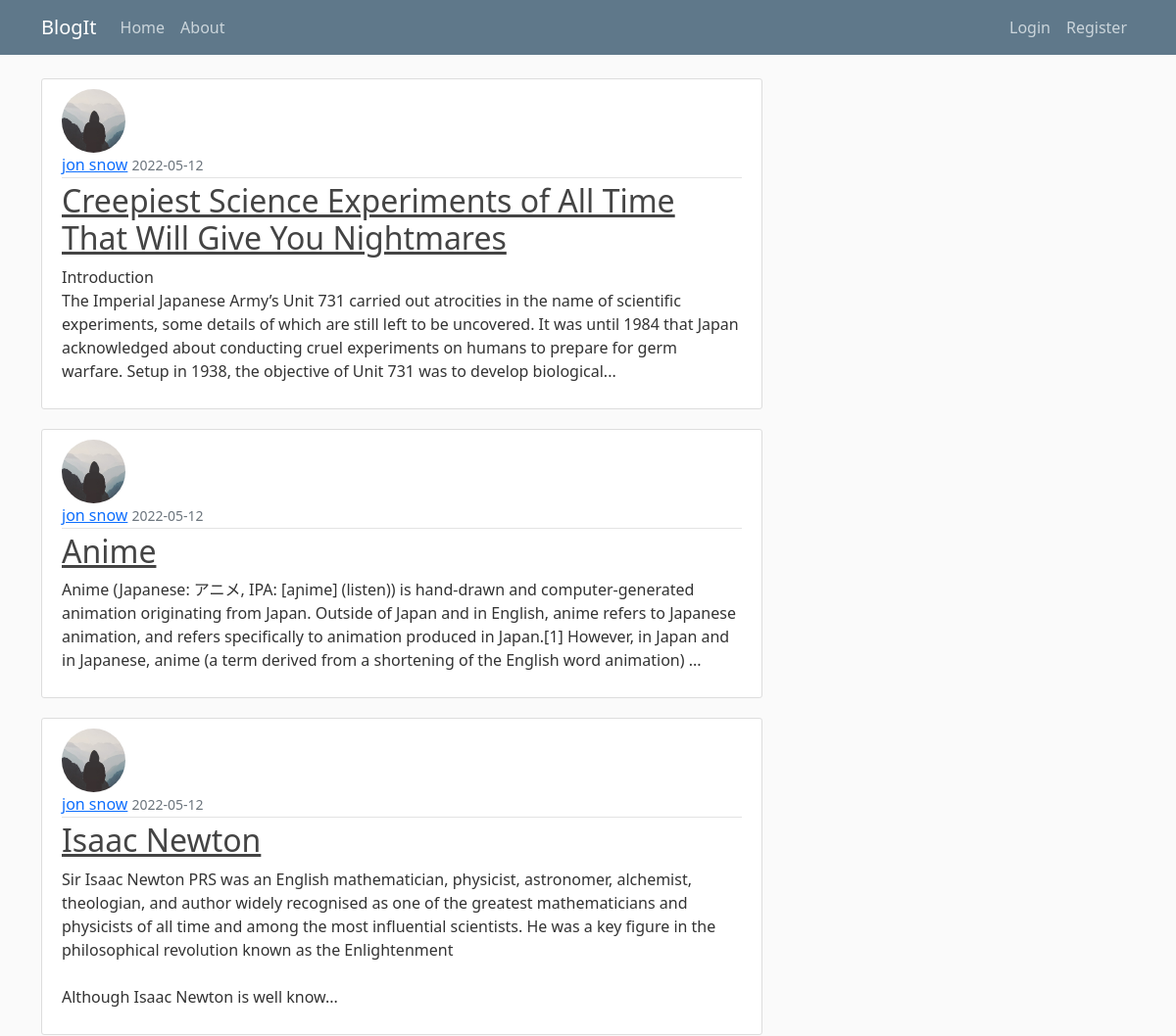
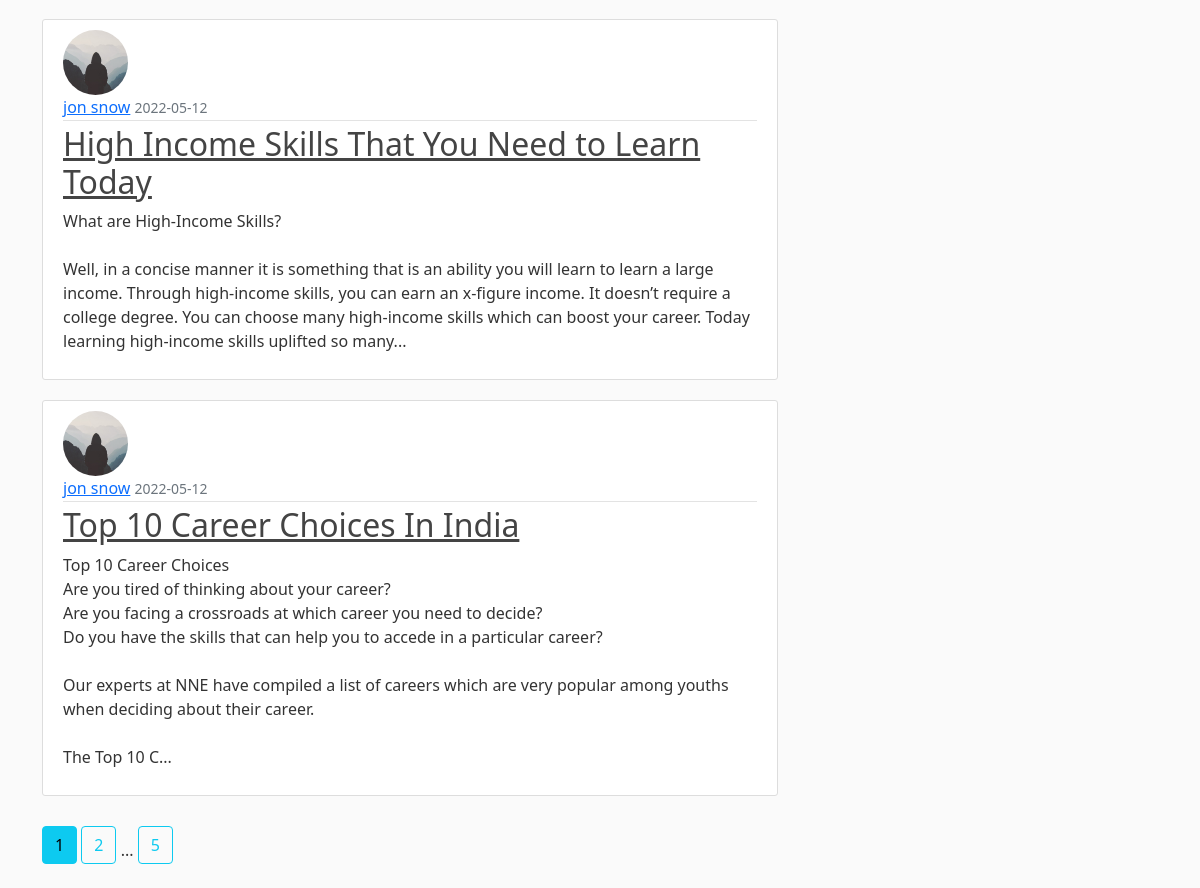
Page /home on the earlier database version (2 pictures, top to bottom).
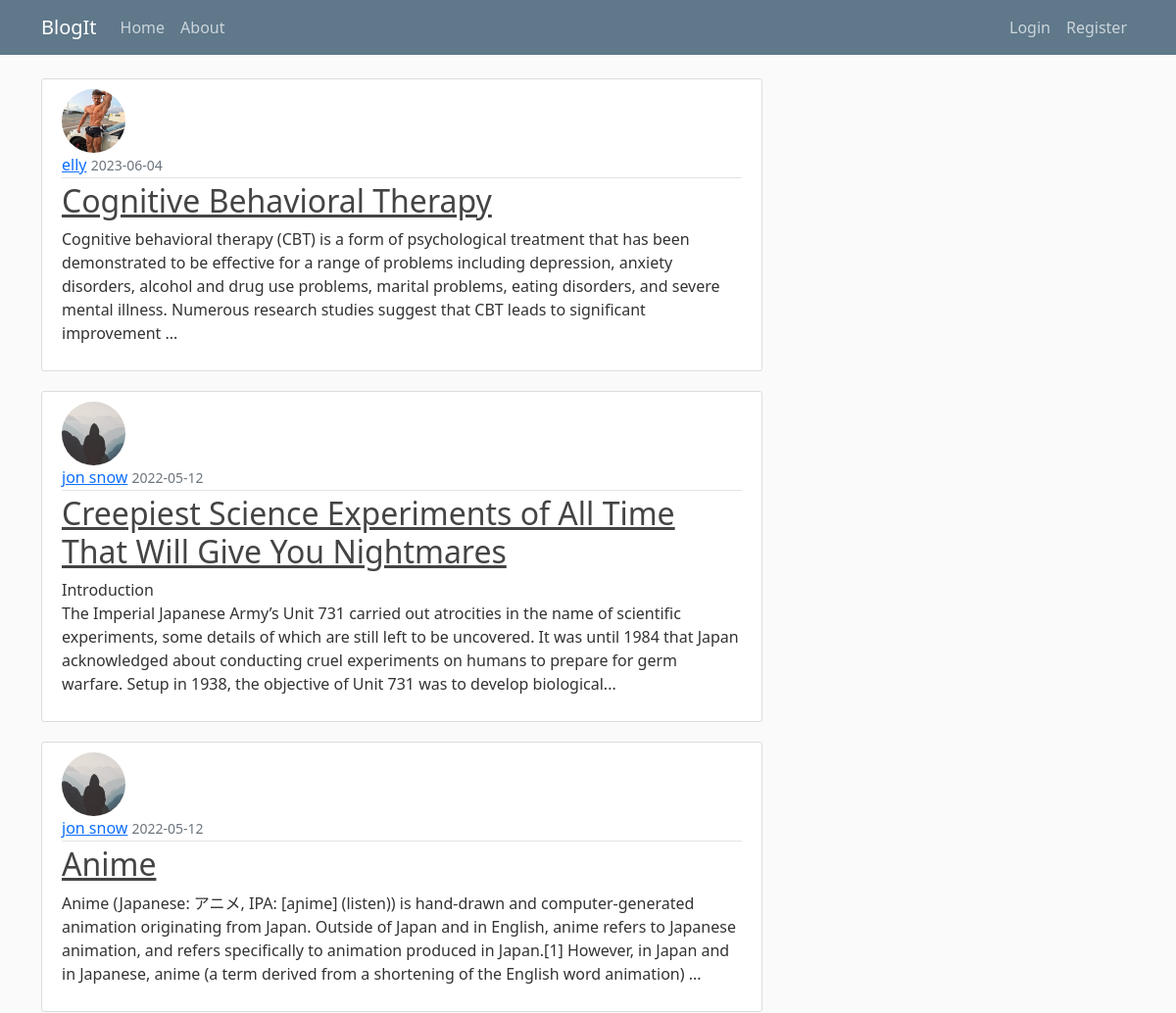
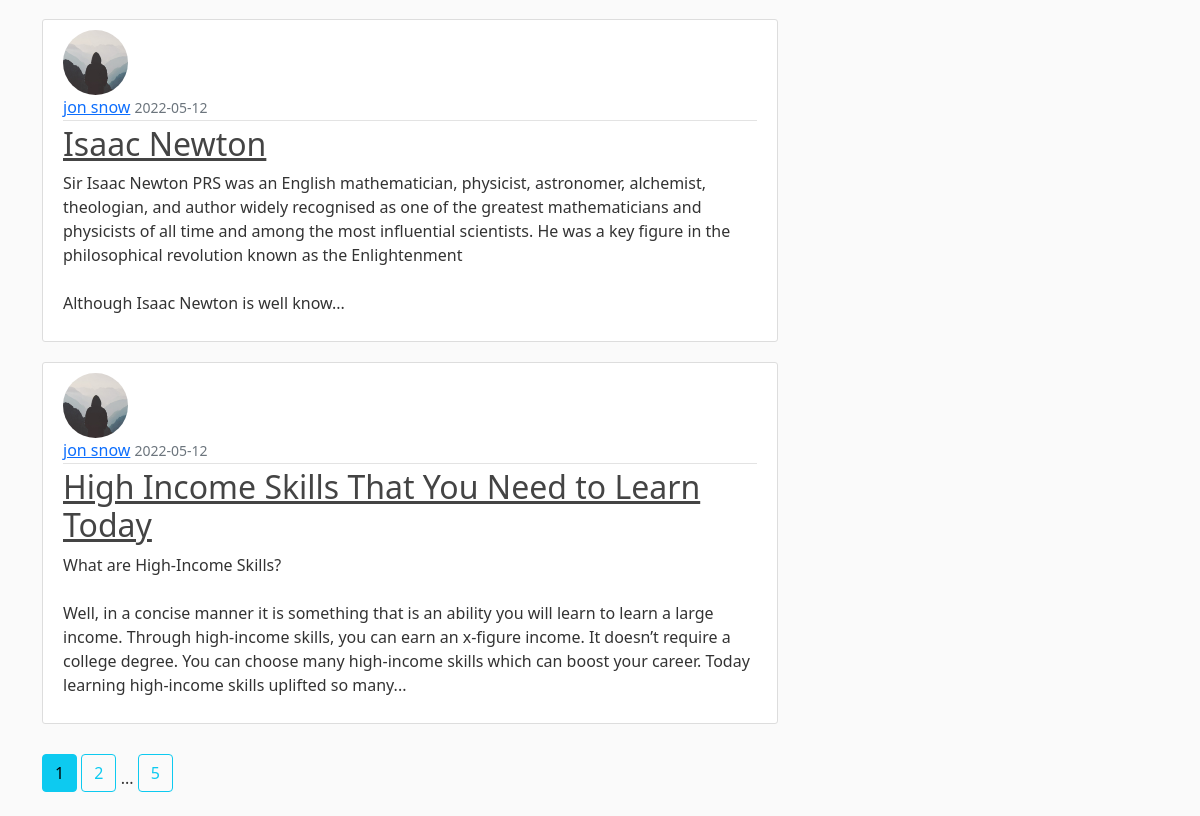
Same page on the later database version (2 pictures, top to bottom).
### flaskblog/models.py (models this page shows, shortened)
class Post(db.Model):
    id = db.Column(db.Integer, primary_key=True)
    title = db.Column(db.String(100), nullable=False)
    date_posted = db.Column(db.DateTime, nullable=False, default=datetime.utcnow)
    content = db.Column(db.Text, nullable=False)
    user_id = db.Column(db.Integer, db.ForeignKey('user.id'), nullable=False)

class User(db.Model, UserMixin):
    id = db.Column(db.Integer, primary_key=True)        # setting column id of type integer and making it a primary key by setting primary_key contraint to True
    username = db.Column(db.String(20), unique=True, nullable=False)
    email = db.Column(db.String(120), unique=True, nullable=False)
    image_file = db.Column(db.String(20), nullable=False, default='default.jpg')
    password = db.Column(db.String(60), nullable=False)
    posts = db.relationship('Post', backref='author', lazy=True)

### flaskblog/main/routes.py (the view)
@main.route('/')
@main.route('/home')
def home():
    page = request.args.get('page', 1, type=int)   # fetching page - 1 is default page number, type int verifies if page number passed is int
    posts = Post.query.order_by(Post.date_posted.desc()).paginate(page=page, per_page=5)
    return render_template('home.html', posts=posts)

### flaskblog/templates/home.html
{% extends "layout.html" %}
{% block content %}
	{% for post in posts.items %}
		<article class="media content-section">
			<img class="rounded-circle article-img" src="{{ url_for('static', filename='profile_pics/' + post.author.image_file) }}">
			<div class="media-body">
				<div class="article-metadata">
				  <a class="mr-2" href="{{ url_for('users.user_posts', username=post.author.username) }}">{{ post.author.username }}</a>
				  <small class="text-muted">{{ post.date_posted.strftime('%Y-%m-%d') }}</small>
				</div>
				<h2><a class="article-title" href="{{ url_for('posts.post', post_id=post.id) }}">{{ post.title }}</a></h2>
				<p class="article-content">{{ post.content[:350] }}...</p>
			</div>
		</article>
	{% endfor %}
	{% for page_num in posts.iter_pages(left_edge=1, right_edge=1, left_current=1, right_current=2) %}
		{% if page_num %}
			{% if posts.page == page_num %}
				<a class="btn btn-info mb-4" href="{{ url_for('main.home', page=page_num) }}">{{ page_num }}</a>
			{% else %}
				<a class="btn btn-outline-info mb-4" href="{{ url_for('main.home', page=page_num) }}">{{ page_num }}</a>
			{% endif %}
		{% else %}
			...
		{% endif %}
	{% endfor %}
{% endblock content %}

### flaskblog/templates/layout.html (shortened to what this page needs)
<!DOCTYPE html>
<html>
	<head>
		<link href="https://cdn.jsdelivr.net/npm/bootstrap@5.1.3/dist/css/bootstrap.min.css" rel="stylesheet">
		<link
		  href="https://cdn.jsdelivr.net/npm/bootstrap-icons@1.5.0/font/bootstrap-icons.css"
		  rel="stylesheet"
		/>
		<link rel="stylesheet" type="text/css" href="{{ url_for('static', filename='main.css') }}">
	</head>
	<body>
		<header class="site-header">
          <nav class="navbar navbar-expand-md navbar-dark bg-steel fixed-top">
			<div class="container">
			  <a class="navbar-brand" href="/">BlogIt</a>
			  <div class="collapse navbar-collapse" id="navbarToggle">
				<div class="navbar-nav me-auto">
				  <a class="nav-item nav-link" href="{{ url_for('main.home') }}">Home</a>
				  <a class="nav-item nav-link" href="{{ url_for('main.about') }}">About</a>
				</div>
				<div class="navbar-nav d-flex">
					{% if current_user.is_authenticated %}
						<a class="nav-item nav-link" href="{{ url_for('posts.new_post') }}">New Post</a>
						<a class="nav-item nav-link" href="{{ url_for('users.account') }}">Account</a>
						<a class="nav-item nav-link" href="{{ url_for('users.logout') }}">Logout</a>
					{% else %}
						<a class="nav-item nav-link" href="{{ url_for('users.login') }}">Login</a>
						<a class="nav-item nav-link" href="{{ url_for('users.register') }}">Register</a>
					{% endif %}
				</div>
			  </div>
			</div>
		  </nav>
		</header>
		<main role="main" class="container">
		  <div class="row">
			<div class="col-md-8">
			  {% block content %}{% endblock %}
			</div>
		  </div>
		</main>
	</body>
</html>

### flaskblog/static/main.css (style rules this page uses)
body { background: #fafafa; color: #333333; margin-top: 5rem; }
h1, h2, h3, h4, h5, h6 { color: #444444; }
.bg-steel { background-color: #5f788a; }
.site-header .navbar-nav .nav-link { color: #cbd5db; }
.content-section { background: #ffffff; padding: 10px 20px; border: 1px solid #dddddd; border-radius: 3px; margin-bottom: 20px; }
.article-title { color: #444444; }
.article-content { white-space: pre-line; }
.article-img { height: 65px; width: 65px; margin-right: 16px; }
.article-metadata { padding-bottom: 1px; margin-bottom: 4px; border-bottom: 1px solid #e3e3e3 }
.btn { margin: 10px 0; }

Differences in the rows shown:
no longer on this page (row unchanged): Post: image_file (placeholder picture), author.username "jon snow", date_posted "2022-05-12", title "Top 10 Career Choices In India", content "Top 10 Career Choices Are you tired of thinking about your career? Are you facing a crossroads at which career you need to decide? Do you have the skills that can help you to accede in a particular career? Our experts at NNE have compiled a list of careers which are very popular among youths when deciding about their career. The Top 10 C"
added Post: image_file (picture), author.username "elly", date_posted "2023-06-04", title "Cognitive Behavioral Therapy", content "Cognitive behavioral therapy (CBT) is a form of psychological treatment that has been demonstrated to be effective for a range of problems including depression, anxiety disorders, alcohol and drug use problems, marital problems, eating disorders, and severe mental illness. Numerous research studies suggest that CBT leads to significant improvement"
